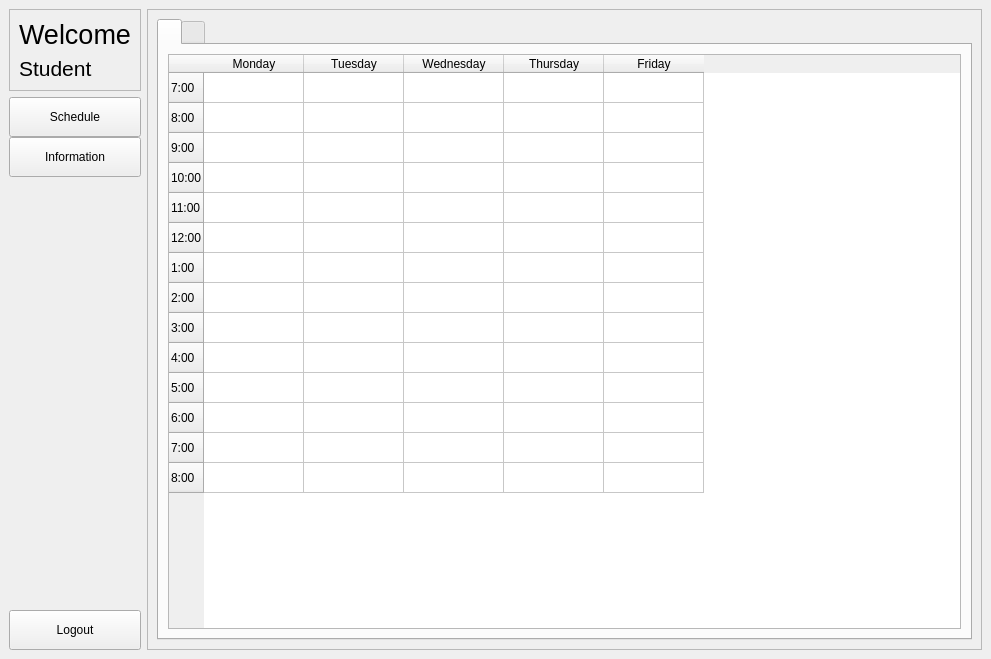
<?xml version="1.0" encoding="UTF-8"?>
<ui version="4.0">
 <class>MainWindow</class>
 <widget class="QMainWindow" name="MainWindow">
  <property name="geometry">
   <rect>
    <x>0</x>
    <y>0</y>
    <width>991</width>
    <height>659</height>
   </rect>
  </property>
  <property name="windowTitle">
   <string>MainWindow</string>
  </property>
  <widget class="QWidget" name="centralwidget">
   <layout class="QGridLayout" name="gridLayout_5">
    <item row="0" column="0">
     <layout class="QVBoxLayout" name="verticalLayout_3">
      <item>
       <widget class="QFrame" name="frame">
        <property name="frameShape">
         <enum>QFrame::StyledPanel</enum>
        </property>
        <property name="frameShadow">
         <enum>QFrame::Raised</enum>
        </property>
        <layout class="QGridLayout" name="gridLayout">
         <item row="0" column="0">
          <layout class="QVBoxLayout" name="verticalLayout_2">
           <item>
            <widget class="QLabel" name="label">
             <property name="font">
              <font>
               <pointsize>20</pointsize>
              </font>
             </property>
             <property name="text">
              <string>Welcome</string>
             </property>
            </widget>
           </item>
           <item>
            <widget class="QLabel" name="label_2">
             <property name="font">
              <font>
               <pointsize>16</pointsize>
              </font>
             </property>
             <property name="text">
              <string>Student</string>
             </property>
            </widget>
           </item>
          </layout>
         </item>
        </layout>
       </widget>
      </item>
      <item>
       <layout class="QVBoxLayout" name="verticalLayout">
        <property name="spacing">
         <number>0</number>
        </property>
        <item>
         <widget class="QPushButton" name="student_sched_btn">
          <property name="minimumSize">
           <size>
            <width>100</width>
            <height>40</height>
           </size>
          </property>
          <property name="text">
           <string>Schedule</string>
          </property>
         </widget>
        </item>
        <item>
         <widget class="QPushButton" name="info_stdnt_btn">
          <property name="minimumSize">
           <size>
            <width>100</width>
            <height>40</height>
           </size>
          </property>
          <property name="text">
           <string>Information</string>
          </property>
         </widget>
        </item>
       </layout>
      </item>
      <item>
       <spacer name="verticalSpacer">
        <property name="orientation">
         <enum>Qt::Vertical</enum>
        </property>
        <property name="sizeHint" stdset="0">
         <size>
          <width>20</width>
          <height>40</height>
         </size>
        </property>
       </spacer>
      </item>
      <item>
       <widget class="QPushButton" name="logout_btn">
        <property name="minimumSize">
         <size>
          <width>100</width>
          <height>40</height>
         </size>
        </property>
        <property name="text">
         <string>Logout</string>
        </property>
       </widget>
      </item>
     </layout>
    </item>
    <item row="0" column="1">
     <widget class="QFrame" name="frame_2">
      <property name="minimumSize">
       <size>
        <width>801</width>
        <height>637</height>
       </size>
      </property>
      <property name="frameShape">
       <enum>QFrame::StyledPanel</enum>
      </property>
      <property name="frameShadow">
       <enum>QFrame::Raised</enum>
      </property>
      <layout class="QGridLayout" name="gridLayout_3">
       <item row="0" column="0">
        <widget class="QTabWidget" name="student_menu_stackedwidget">
         <property name="currentIndex">
          <number>0</number>
         </property>
         <widget class="QWidget" name="student_menu_stackedwidgetPage1">
          <attribute name="title">
           <string/>
          </attribute>
          <layout class="QGridLayout" name="gridLayout_2">
           <item row="0" column="0">
            <widget class="QTableWidget" name="room_sched_table">
             <row>
              <property name="text">
               <string>7:00</string>
              </property>
             </row>
             <row>
              <property name="text">
               <string>8:00</string>
              </property>
             </row>
             <row>
              <property name="text">
               <string>9:00</string>
              </property>
             </row>
             <row>
              <property name="text">
               <string>10:00</string>
              </property>
             </row>
             <row>
              <property name="text">
               <string>11:00</string>
              </property>
             </row>
             <row>
              <property name="text">
               <string>12:00</string>
              </property>
             </row>
             <row>
              <property name="text">
               <string>1:00</string>
              </property>
             </row>
             <row>
              <property name="text">
               <string>2:00</string>
              </property>
             </row>
             <row>
              <property name="text">
               <string>3:00</string>
              </property>
             </row>
             <row>
              <property name="text">
               <string>4:00</string>
              </property>
             </row>
             <row>
              <property name="text">
               <string>5:00</string>
              </property>
             </row>
             <row>
              <property name="text">
               <string>6:00</string>
              </property>
             </row>
             <row>
              <property name="text">
               <string>7:00</string>
              </property>
             </row>
             <row>
              <property name="text">
               <string>8:00</string>
              </property>
             </row>
             <column>
              <property name="text">
               <string>Monday</string>
              </property>
             </column>
             <column>
              <property name="text">
               <string>Tuesday</string>
              </property>
             </column>
             <column>
              <property name="text">
               <string>Wednesday</string>
              </property>
             </column>
             <column>
              <property name="text">
               <string>Thursday</string>
              </property>
             </column>
             <column>
              <property name="text">
               <string>Friday</string>
              </property>
             </column>
            </widget>
           </item>
          </layout>
         </widget>
         <widget class="QWidget" name="student_menu_stackedwidgetPage2">
          <attribute name="title">
           <string/>
          </attribute>
          <layout class="QGridLayout" name="gridLayout_4">
           <item row="0" column="0">
            <spacer name="horizontalSpacer">
             <property name="orientation">
              <enum>Qt::Horizontal</enum>
             </property>
             <property name="sizeType">
              <enum>QSizePolicy::Fixed</enum>
             </property>
             <property name="sizeHint" stdset="0">
              <size>
               <width>70</width>
               <height>20</height>
              </size>
             </property>
            </spacer>
           </item>
           <item row="0" column="1">
            <layout class="QVBoxLayout" name="verticalLayout_4">
             <item>
              <spacer name="verticalSpacer_3">
               <property name="orientation">
                <enum>Qt::Vertical</enum>
               </property>
               <property name="sizeType">
                <enum>QSizePolicy::Fixed</enum>
               </property>
               <property name="sizeHint" stdset="0">
                <size>
                 <width>20</width>
                 <height>40</height>
                </size>
               </property>
              </spacer>
             </item>
             <item>
              <layout class="QHBoxLayout" name="horizontalLayout_2">
               <item>
                <widget class="QLabel" name="label_11">
                 <property name="font">
                  <font>
                   <pointsize>11</pointsize>
                  </font>
                 </property>
                 <property name="text">
                  <string>Attendance Status:</string>
                 </property>
                </widget>
               </item>
               <item>
                <widget class="QLineEdit" name="room_status_stdnt_info">
                 <property name="readOnly">
                  <bool>true</bool>
                 </property>
                </widget>
               </item>
               <item>
                <spacer name="horizontalSpacer_4">
                 <property name="orientation">
                  <enum>Qt::Horizontal</enum>
                 </property>
                 <property name="sizeHint" stdset="0">
                  <size>
                   <width>40</width>
                   <height>20</height>
                  </size>
                 </property>
                </spacer>
               </item>
              </layout>
             </item>
             <item>
              <spacer name="verticalSpacer_5">
               <property name="orientation">
                <enum>Qt::Vertical</enum>
               </property>
               <property name="sizeHint" stdset="0">
                <size>
                 <width>20</width>
                 <height>40</height>
                </size>
               </property>
              </spacer>
             </item>
             <item>
              <widget class="QLabel" name="label_10">
               <property name="font">
                <font>
                 <pointsize>14</pointsize>
                </font>
               </property>
               <property name="text">
                <string>Student Information</string>
               </property>
              </widget>
             </item>
             <item>
              <layout class="QVBoxLayout" name="verticalLayout_19">
               <property name="spacing">
                <number>15</number>
               </property>
               <item>
                <spacer name="verticalSpacer_4">
                 <property name="orientation">
                  <enum>Qt::Vertical</enum>
                 </property>
                 <property name="sizeHint" stdset="0">
                  <size>
                   <width>20</width>
                   <height>40</height>
                  </size>
                 </property>
                </spacer>
               </item>
               <item>
                <widget class="Line" name="line_2">
                 <property name="orientation">
                  <enum>Qt::Horizontal</enum>
                 </property>
                </widget>
               </item>
               <item>
                <layout class="QVBoxLayout" name="verticalLayout_14">
                 <property name="spacing">
                  <number>0</number>
                 </property>
                 <item alignment="Qt::AlignLeft">
                  <widget class="QLabel" name="label_13">
                   <property name="font">
                    <font>
                     <pointsize>12</pointsize>
                    </font>
                   </property>
                   <property name="text">
                    <string>Name:</string>
                   </property>
                  </widget>
                 </item>
                 <item>
                  <layout class="QHBoxLayout" name="horizontalLayout_6">
                   <item>
                    <layout class="QVBoxLayout" name="verticalLayout_13">
                     <item>
                      <widget class="QLineEdit" name="first_name_lineedit_stdntinfo"/>
                     </item>
                     <item>
                      <widget class="QLabel" name="label_30">
                       <property name="font">
                        <font>
                         <pointsize>9</pointsize>
                        </font>
                       </property>
                       <property name="text">
                        <string>First Name</string>
                       </property>
                      </widget>
                     </item>
                    </layout>
                   </item>
                   <item>
                    <spacer name="horizontalSpacer_3">
                     <property name="orientation">
                      <enum>Qt::Horizontal</enum>
                     </property>
                     <property name="sizeType">
                      <enum>QSizePolicy::Fixed</enum>
                     </property>
                     <property name="sizeHint" stdset="0">
                      <size>
                       <width>30</width>
                       <height>20</height>
                      </size>
                     </property>
                    </spacer>
                   </item>
                   <item>
                    <layout class="QVBoxLayout" name="verticalLayout_12">
                     <item>
                      <widget class="QLineEdit" name="last_name_lineedit_stdntinfo"/>
                     </item>
                     <item>
                      <widget class="QLabel" name="label_12">
                       <property name="font">
                        <font>
                         <pointsize>9</pointsize>
                        </font>
                       </property>
                       <property name="text">
                        <string>Last Name</string>
                       </property>
                      </widget>
                     </item>
                    </layout>
                   </item>
                  </layout>
                 </item>
                </layout>
               </item>
               <item>
                <layout class="QHBoxLayout" name="horizontalLayout_7">
                 <item>
                  <layout class="QVBoxLayout" name="verticalLayout_15">
                   <property name="spacing">
                    <number>0</number>
                   </property>
                   <item alignment="Qt::AlignLeft">
                    <widget class="QLabel" name="label_14">
                     <property name="font">
                      <font>
                       <pointsize>12</pointsize>
                      </font>
                     </property>
                     <property name="text">
                      <string>Email:</string>
                     </property>
                    </widget>
                   </item>
                   <item alignment="Qt::AlignVCenter">
                    <widget class="QLineEdit" name="email_stdnt_lineedit_info"/>
                   </item>
                   <item>
                    <spacer name="verticalSpacer_8">
                     <property name="orientation">
                      <enum>Qt::Vertical</enum>
                     </property>
                     <property name="sizeType">
                      <enum>QSizePolicy::Fixed</enum>
                     </property>
                     <property name="sizeHint" stdset="0">
                      <size>
                       <width>20</width>
                       <height>10</height>
                      </size>
                     </property>
                    </spacer>
                   </item>
                  </layout>
                 </item>
                 <item>
                  <spacer name="horizontalSpacer_9">
                   <property name="orientation">
                    <enum>Qt::Horizontal</enum>
                   </property>
                   <property name="sizeType">
                    <enum>QSizePolicy::Fixed</enum>
                   </property>
                   <property name="sizeHint" stdset="0">
                    <size>
                     <width>30</width>
                     <height>20</height>
                    </size>
                   </property>
                  </spacer>
                 </item>
                 <item>
                  <layout class="QVBoxLayout" name="verticalLayout_18">
                   <property name="spacing">
                    <number>0</number>
                   </property>
                   <item alignment="Qt::AlignLeft">
                    <widget class="QLabel" name="label_16">
                     <property name="font">
                      <font>
                       <pointsize>12</pointsize>
                      </font>
                     </property>
                     <property name="text">
                      <string>TUPC-ID:</string>
                     </property>
                    </widget>
                   </item>
                   <item alignment="Qt::AlignVCenter">
                    <widget class="QLineEdit" name="tupc_id_lineedit_info"/>
                   </item>
                   <item>
                    <spacer name="verticalSpacer_9">
                     <property name="orientation">
                      <enum>Qt::Vertical</enum>
                     </property>
                     <property name="sizeType">
                      <enum>QSizePolicy::Fixed</enum>
                     </property>
                     <property name="sizeHint" stdset="0">
                      <size>
                       <width>20</width>
                       <height>10</height>
                      </size>
                     </property>
                    </spacer>
                   </item>
                  </layout>
                 </item>
                </layout>
               </item>
               <item>
                <layout class="QVBoxLayout" name="verticalLayout_17">
                 <property name="spacing">
                  <number>0</number>
                 </property>
                 <item>
                  <layout class="QVBoxLayout" name="verticalLayout_5">
                   <item>
                    <widget class="QLabel" name="label_15">
                     <property name="font">
                      <font>
                       <pointsize>12</pointsize>
                      </font>
                     </property>
                     <property name="text">
                      <string>Password:</string>
                     </property>
                    </widget>
                   </item>
                   <item>
                    <widget class="QLineEdit" name="password_stdnt_info">
                     <property name="readOnly">
                      <bool>true</bool>
                     </property>
                    </widget>
                   </item>
                  </layout>
                 </item>
                </layout>
               </item>
               <item alignment="Qt::AlignHCenter">
                <widget class="QPushButton" name="change_pass">
                 <property name="minimumSize">
                  <size>
                   <width>100</width>
                   <height>40</height>
                  </size>
                 </property>
                 <property name="text">
                  <string>Change Password</string>
                 </property>
                </widget>
               </item>
              </layout>
             </item>
            </layout>
           </item>
           <item row="0" column="2">
            <spacer name="horizontalSpacer_2">
             <property name="orientation">
              <enum>Qt::Horizontal</enum>
             </property>
             <property name="sizeType">
              <enum>QSizePolicy::Fixed</enum>
             </property>
             <property name="sizeHint" stdset="0">
              <size>
               <width>70</width>
               <height>20</height>
              </size>
             </property>
            </spacer>
           </item>
           <item row="1" column="1">
            <spacer name="verticalSpacer_2">
             <property name="orientation">
              <enum>Qt::Vertical</enum>
             </property>
             <property name="sizeHint" stdset="0">
              <size>
               <width>20</width>
               <height>40</height>
              </size>
             </property>
            </spacer>
           </item>
          </layout>
         </widget>
        </widget>
       </item>
      </layout>
     </widget>
    </item>
   </layout>
  </widget>
 </widget>
 <resources/>
 <connections/>
</ui>
